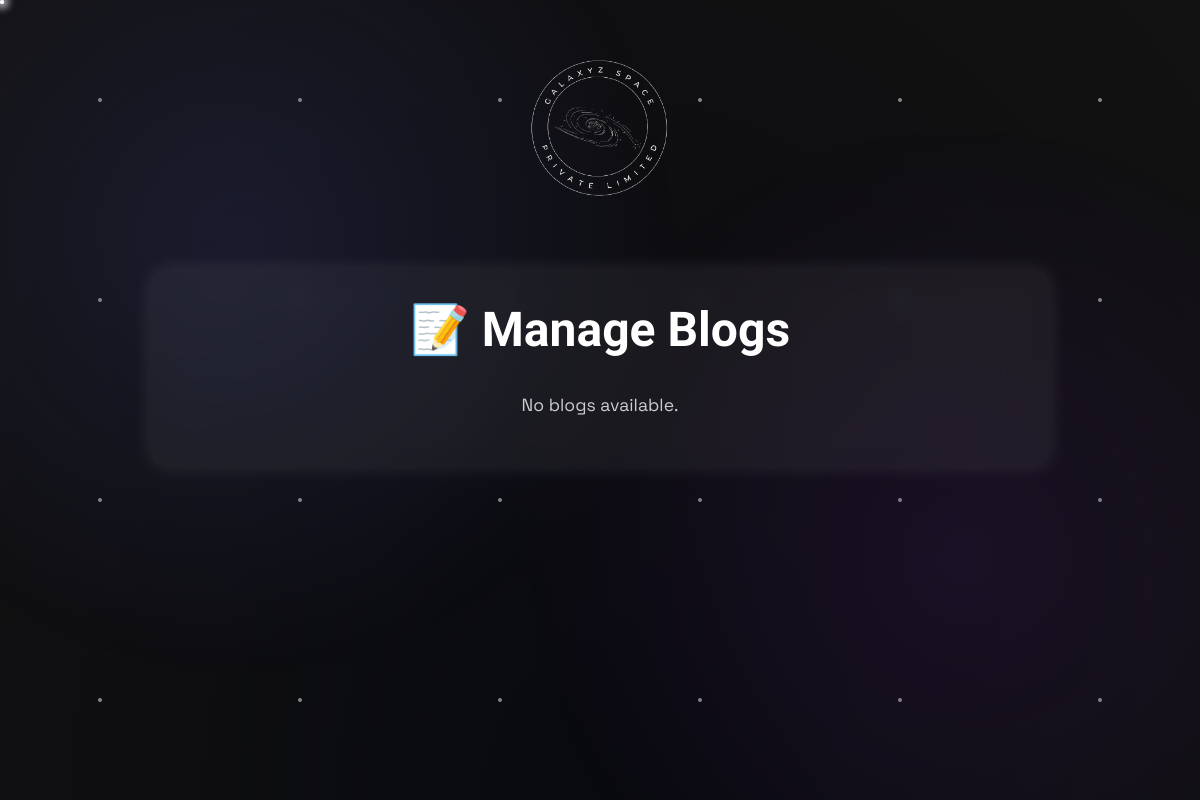
Page /blog/manage_blogs/ on the earlier database version.
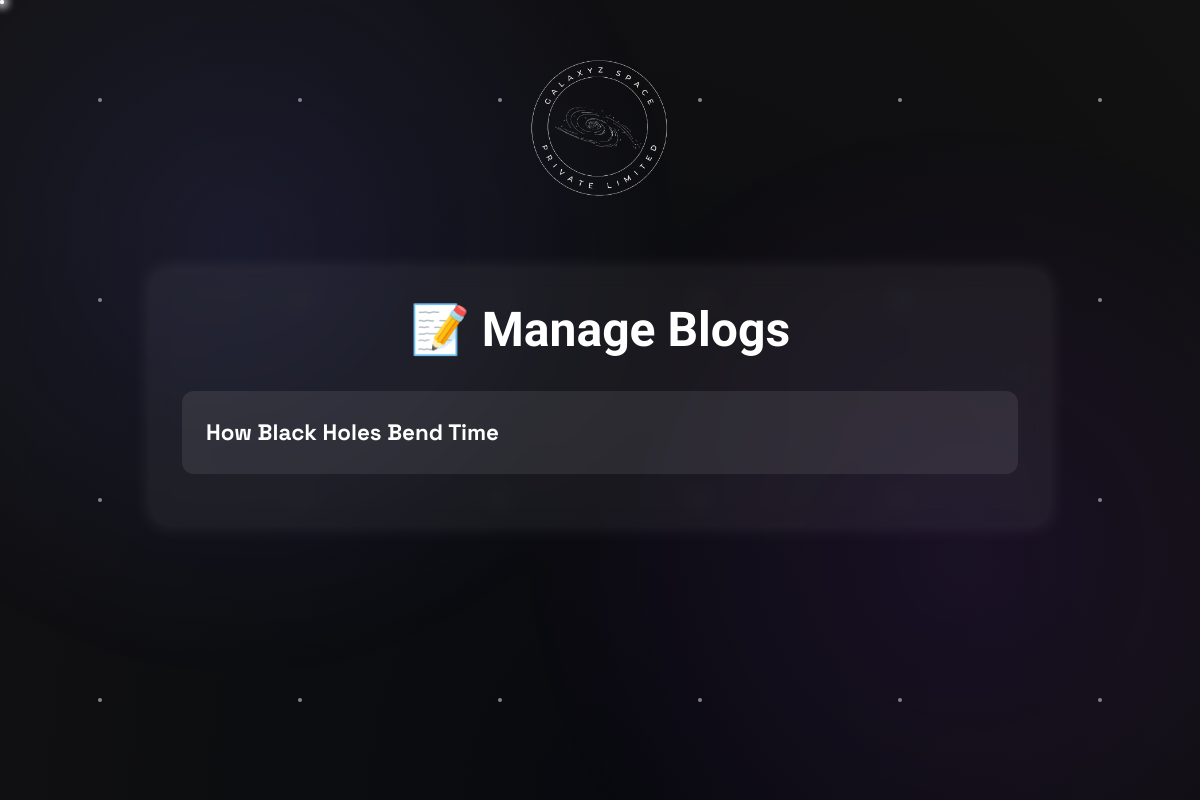
Same page on the later database version.
### blog/models.py (models this page shows, shortened)
class Blog(models.Model):
    title = models.CharField(max_length=200)
    subtitle = models.CharField(max_length=255, blank=True, null=True)
    content = models.TextField()
    author = models.CharField(max_length=100)
    created_at = models.DateTimeField(auto_now_add=True)
    updated_at = models.DateTimeField(auto_now=True)
    class Meta:
        verbose_name = "Blog"
        verbose_name_plural = "Blogs"
        ordering = ['-created_at']  # Order by creation date, newest first

### blog/views.py (the view)
# urls.py: path('manage_blogs/', views.manage_blogs, name='manage_blogs'),
def manage_blogs(request):
    blogs = Blog.objects.all()
    return render(request, 'blog/manage_blogs.html', {'blogs': blogs})

### blog/templates/blog/manage_blogs.html (shortened to what this page needs)
<!DOCTYPE html>
{% load static %}
<html lang="en">
<head>
  <link rel="stylesheet" href="{% static 'styles/main.css' %}">
</head>
<body>
  <div class="space-background">
    <div class="stars"></div>
    <div class="twinkling"></div>
    <div class="shooting-stars"></div>
    <div class="nebula"></div>
  </div>
  <div class="logo-wrapper">
    <a href="{% url 'home' %}"><img src="{% static 'assets/frontmoving.png' %}" alt="Logo" /></a>
  </div>
  <div class="blog-container">
    <h2 style="text-align: center; color: #fff; margin-bottom: 2rem;">📝 Manage Blogs</h2>
    {% for blog in blogs %}
    <div class="blog-card" onclick="toggleDetails('{{ blog.id }}')">
      <div class="blog-title">{{ blog.title }}</div>
    </div>
    {% empty %}
      <p style="text-align: center; color: #ccc;">No blogs available.</p>
    {% endfor %}
  </div>
</body>
</html>

Differences in the rows shown:
added Blog: title "How Black Holes Bend Time"
Other differences:
text no longer shown: "No blogs available."
